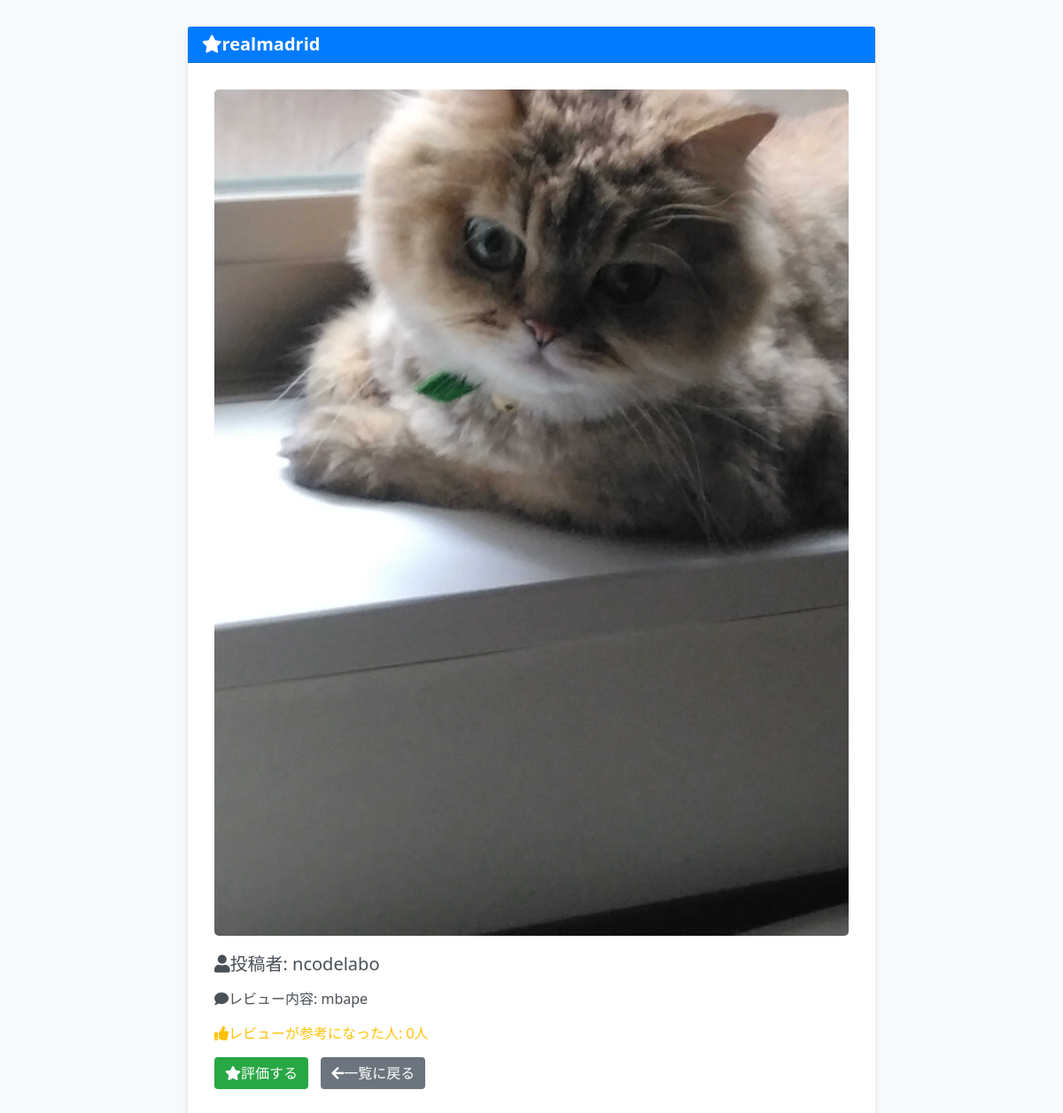
The page /detail/4 on the database its author committed.
### reviewpost/models.py (models this page shows)
class ReviewModel(models.Model):
    author = models.ForeignKey(User, on_delete=models.CASCADE)
    title =models.CharField(max_length = 100)
    content = models.TextField()
    useful_num = models.IntegerField(null = True, blank = True, default = 0)
    product_image = models.ImageField(upload_to='',null = True, blank=True)

### reviewpost/views.py (the view)
# urls.py: path('detail/<int:pk>',detailview, name='detail'),
def detailview(request, pk):
    object = ReviewModel.objects.get(pk = pk)
    return render(request, 'detail.html', {'object': object})

### templates/detail.html (shortened to what this page needs)
{% extends 'base.html' %}
{% load static %}
{% block extra_css %}
<link rel="stylesheet" type="text/css" href="{% static 'style.css' %}">
<link rel="stylesheet" href="https://cdnjs.cloudflare.com/ajax/libs/font-awesome/5.15.3/css/all.min.css">
{% endblock %}
{% block content %}
<div class="container">
    <div class="card">
        <h5 class="card-header">
            <i class="fas fa-star mr-2"></i>{{ object.title }}
        </h5>
        <div class="card-body">
            {% if object.product_image %}
                <img src='{{ object.product_image.url }}' class="product-image" alt="{{ object.title }}">
            {% endif %}
            <h5 class="card-title">
                <i class="fas fa-user mr-2"></i>投稿者: {{ object.author }}
            </h5>
            <p class="card-text">
                <i class="fas fa-comment mr-2"></i>レビュー内容: {{ object.content }}
            </p>
            <p class="card-text useful-count">
                <i class="fas fa-thumbs-up mr-2"></i>レビューが参考になった人: {{ object.useful_num }}人
            </p>
            <a href="{% url 'evaluation' object.pk %}" class="btn btn-primary">
                <i class="fas fa-star mr-2"></i>評価する
            </a>
            <a href="{% url 'list' %}" class="btn btn-secondary">
                <i class="fas fa-arrow-left mr-2"></i>一覧に戻る
            </a>
        </div>
    </div>
</div>
{% endblock content %}

### static/style.css (style rules this page uses)
.card { margin-bottom: 30ps; }

### templates/detail.html (style rules this page uses)
body { background-color: #f8f9fa; }
.container { max-width: 800px; margin-top: 30px; }
.card { border: none; box-shadow: 0 4px 6px rgba(0, 0, 0, 0.1); }
.card-header { background-color: #007bff; color: white; font-weight: bold; }
.card-body { padding: 30px; }
.card-title, .card-text { color: #495057; margin-bottom: 15px; }
.btn-primary { background-color: #28a745; border: none; margin-right: 10px; }
.btn-secondary { background-color: #6c757d; border: none; }
.product-image { max-width: 100%; height: auto; margin-bottom: 20px; border-radius: 5px; }
.useful-count { color: #ffc107; }

### templates/base.html (style rules this page uses)
body { background-color: #f8f9fa; }

### rows shown on the page
ReviewModel: title "realmadrid", product_image (picture), author "ncodelabo", content "mbape", useful_num "0"
